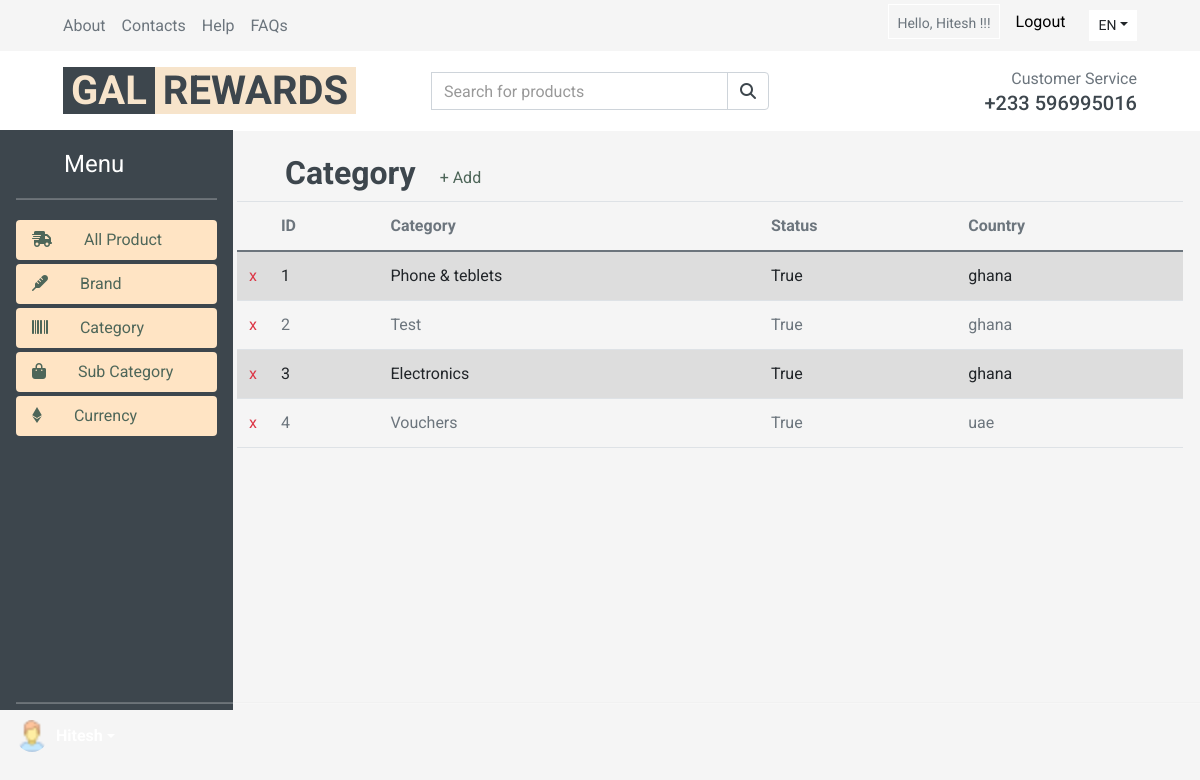
The page /adminCategory/ (signed in) on the database its author committed.
### Product/models.py (models this page shows, shortened)
class category(models.Model):
    category = models.CharField(max_length=30, unique=True)
    status = models.BooleanField(default=True)
    country = models.CharField(max_length=15,choices=COUNTRY_CHOOSE,default='ghana')

### my/views.py (the view)
# urls.py: path('adminCategory/',views.adminCategory,name="adminCategory"),
def adminCategory(request):
    allcat = category.objects.all()
    data={
        'allcat': allcat,
    }
    return render(request,'adminPanel/adminCategory.html',data)

### templates/adminPanel/adminCategory.html
{% include "adminPanel/adminHeader.html"%}
{% if user.is_authenticated %}
    <div class="d-flex align-items-center">
        <div class="d-inline-block">
        <h2 class="ml-5">Category</h2>
        </div>
        <div class="col-5 pl-4">
        <a href="{% url 'addCategory'%}" style="color: #4e6659;">+ Add</a>
        </div>
    </div>
    <table class="table table-striped">
        <thead>
            <tr>
                <th scope="col"></th>
                <th scope="col">ID</th>
                <th scope="col">Category</th>
                <th scope="col">Status</th>
                <th scope="col">Country</th>
            </tr>
        </thead>
        <tbody>
           {% for n in allcat%}
            <tr>
                <td class="text-center" style="width: 12px;" ><a href="{%url 'catDelete' catId=n.id%}" class="text-danger">x</a></td>
                <td>{{n.id}}</td>
                <td>{{n.category}}</td>
                <td>{{n.status}}</td>
                <td>{{n.country}}</td>
            </tr>
            {%endfor%}
        </tbody>
    </table>
  </div>
{%endif%}
{% include "adminPanel/adminFooter.html" %}

### templates/adminPanel/adminHeader.html (shortened to what this page needs)
{% load static %}
<!DOCTYPE html>
<html lang="en">
<head>
    <link href="https://cdn.jsdelivr.net/npm/bootstrap@5.0.2/dist/css/bootstrap.min.css" rel="stylesheet">
    <link href="../assets/dist/css/bootstrap.min.css" rel="stylesheet">
     <link href="https://cdnjs.cloudflare.com/ajax/libs/font-awesome/5.10.0/css/all.min.css" rel="stylesheet">
     <link href="lib/animate/animate.min.css" rel="stylesheet">
     <link href="lib/owlcarousel/assets/owl.carousel.min.css" rel="stylesheet">
     <link rel="stylesheet" href="{% static 'css/style1.css' %}">
</head>
<body>
    <div class="text-center bg-dark text-light"> <h2>Admin Panel</h2></div>
    {% if user.is_authenticated %}
    <div class="container-fluid fixed-top">
        <div class="row bg-secondary py-1 px-xl-5">
            <div class="col-lg-4 d-none d-lg-block">
                <div class="d-inline-flex align-items-center h-100">
                    <a class="text-body mr-3" href="">About</a>
                    <a class="text-body mr-3" href="">Contacts</a>
                    <a class="text-body mr-3" href="">Help</a>
                    <a class="text-body mr-3" href="">FAQs</a>
                </div>
            </div>
            <div class="col-lg-4 text-center text-lg-center">
            </div>
            <div class="col-lg-4 text-center text-lg-right">
                <div class="d-inline-flex align-items-center">
                    <div class="btn-group ">
                       <label class="btn btn-sm btn-light  --dark text-body mr-3 pt-2" style="color:black; background:transparent" >Hello, {{user.first_name}} !!!</label>
                    </div>
                   <div class="btn-group mr-4">
                    <label for="logout" >
                      <a href="{% url 'logout' %}" style="color: black;">Logout</a>
                    </label>
                   </div>
                    <div class="btn-group">
                        <button type="button" class="btn btn-sm btn-light dropdown-toggle" data-toggle="dropdown">EN</button>
                    </div>
                </div>
            </div>
        </div>
        <div class="row align-items-center bg-light py-3 px-xl-5 d-none d-lg-flex">
            <div class="col-lg-4">
                <a href="{%url 'adminHome' %}" class="text-decoration-none">
                    <span class="h1 text-uppercase bg-dark px-2" style="color: #f7e4cb;">GAL</span>
                    <span class="h1 text-uppercase text-dark px-2 ml-n1" style="background-color: #f7e4cb;">REWARDS</span>
                </a>
            </div>
            <div class="col-lg-4 col-6 text-left">
                <form action="" method="Post">
                    <div class="input-group">
                        <input type="text" class="form-control" placeholder="Search for products" name="serach">
                        <div class="input-group-append">
                            <span class="input-group-text bg-transparent text-dark">
                                <i class="fa fa-search"></i>
                            </span>
                        </div>
                    </div>
                </form>
            </div>
            <div class="col-lg-4 col-6 text-right">
                <p class="m-0">Customer Service</p>
                <h5 class="m-0">+233 596995016</h5>
            </div>
        </div>
    </div>
      <div class="row px-3" style="margin-top: 100px;">
    <div class="d-fex flex-column flex-shrink-0 p-3 text-white bg-dark fixed-top col-" style="height: 580px; width:233px; margin-top:130px;">
        <a href="{%url 'adminHome'%}"" class="d-flex align-items-center mb-3 mb-md-0 me-md-auto text-white text-decoration-none">
          <svg class="bi me-2" width="40" height="32"><use xlink:href="#bootstrap"/></svg>
          <span class="fs-4">Menu</span>
        </a>
        <hr>
        <ul class="nav nav-pills flex-column mb-auto" >
          <li class="nav-item pt-1">
            <a href="{%url 'adminHome'%}" class="nav-link active " aria-current="page" style="background-color: bisque; color: #4E6659">
              <i class="fa-solid fa-truck-fast"></i>
              <svg class="bi me-2" width="16" height="16"><use xlink:href="#home"/></svg>
              All Product
            </a>
          </li>
          <li class="nav-item pt-1" >
            <a href="{%url 'adminBrand'%}" class="nav-link active" aria-current="page" style="background-color: bisque; color: #4E6659">
              <i class="fa-solid fa-thermometer"></i>
              <svg class="bi me-2" width="16" height="16"><use xlink:href="#home"/></svg>
              Brand
            </a>
          </li>
          <li class="nav-item pt-1" >
            <a href="{%url 'adminCategory'%}" class="nav-link active" aria-current="page" style="background-color: bisque; color: #4E6659">
              <i class="fa-solid fa-barcode"></i>
              <svg class="bi me-2" width="16" height="16"><use xlink:href="#home"/></svg>
              Category
            </a>
          </li>
          <li class="nav-item pt-1" >
            <a href="{%url 'adminSubCategory'%}" class="nav-link active" aria-current="page" style="background-color: bisque; color: #4E6659">
              <i class="fa-solid fa-bag-shopping"></i>
              <svg class="bi me-2" width="16" height="16"><use xlink:href="#home"/></svg>
              Sub Category
            </a>
          </li>
          <li class="nav-item pt-1" >
            <a href="{%url 'adminCurrency'%}" class="nav-link active" aria-current="page" style="background-color: bisque; color: #4E6659">
              <i class="fa-brands fa-ethereum"></i>
              <svg class="bi me-2" width="16" height="16"><use xlink:href="#home"/></svg>
              Currency
            </a>
          </li>
        </ul>
        <div class="dropdown fixed-bottom mb-5 ml-3">
          <hr >
          <a href="#" class="d-flex align-items-center text-white text-decoration-none dropdown-toggle" id="dropdownUser1" data-bs-toggle="dropdown" aria-expanded="false">
            <img alt="" width="32" height="32" class="rounded-circle me-2">
            <strong>{{user.first_name}}</strong>
          </a>
        </div>
      </div>
      <div class="d-flex flex-column flex-shrink-0 p-3 col-md " style="margin-left: 220px;">
      {% endif%}

### rows shown on the page
category: id "1", category "Phone & teblets", status "True", country "ghana"
category: id "2", category "Test", status "True", country "ghana"
category: id "3", category "Electronics", status "True", country "ghana"
category: id "4", category "Vouchers", status "True", country "uae"

### other values the page prints
{{ user.first_name }} "Hitesh"
